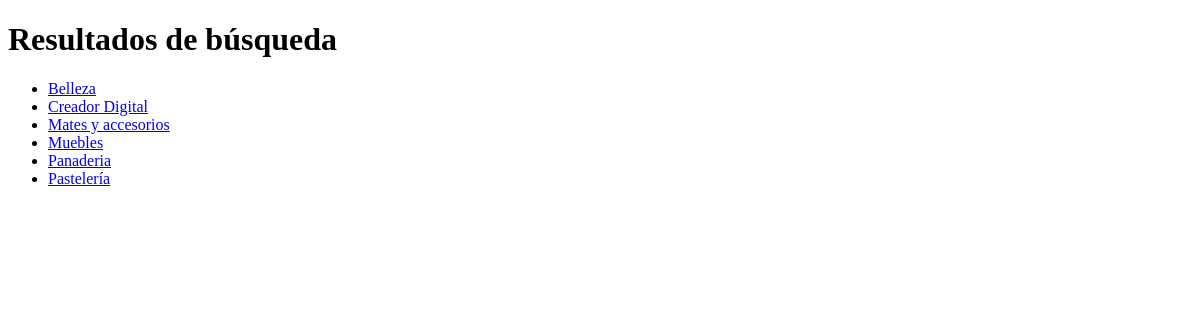
/buscar-categorias/, run on an earlier commit of the app's database.
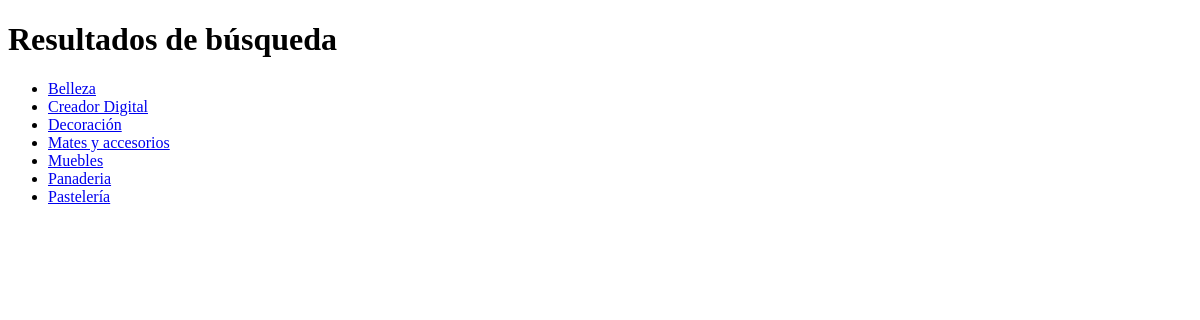
And on a later commit of the database.
### post/models.py (models this page shows, shortened)
class Category(models.Model):
    id = models.UUIDField(primary_key=True, default=uuid.uuid4, editable=False, unique=True)
    name = models.CharField(max_length=100)
    descripcion = models.TextField(default='Sin descripción disponible')
    imagen_seccion = models.ImageField(null=True, blank=True, default="default_image.png")

### post/views.py (the view)
# urls.py: path('buscar-categorias/', views.filtrar_categorias, name='filtrar_categorias'),
def filtrar_categorias(request):
    query = request.GET.get('q', '')  # Asegúrate de tener un valor por defecto
    categories = Category.objects.filter(name__icontains=query).order_by('name')
    return render(request, 'buscar_resultados.html', {'categories': categories, 'query': query})

### templates/buscar_resultados.html (shortened to what this page needs)
{% load static %}
<!DOCTYPE html>
<html lang="es">
<head>
    <link rel="stylesheet" href="{% static 'css/styles.css' %}">
</head>
<body>
    <h1>Resultados de búsqueda</h1>
    {% if categories %}
        <ul>
            {% for category in categories %}
                <li>
                    <a href="{% url 'post_list' category.name %}">{{ category.name }}</a>
                </li>
            {% endfor %}
        </ul>
    {% else %}
        <p>No se encontraron categorías.</p>
    {% endif %}
</body>
</html>

What changed in the data, as far as the page shows it:
added Category: name "Decoración"
